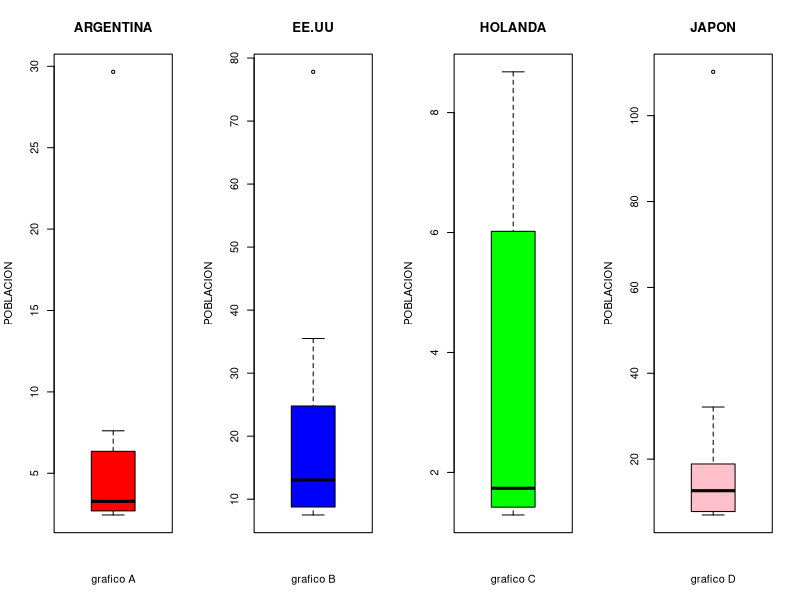
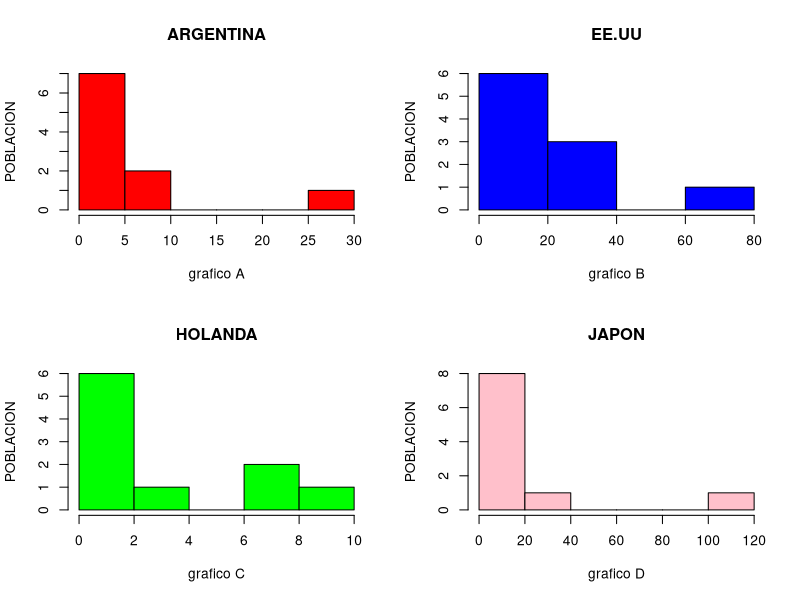
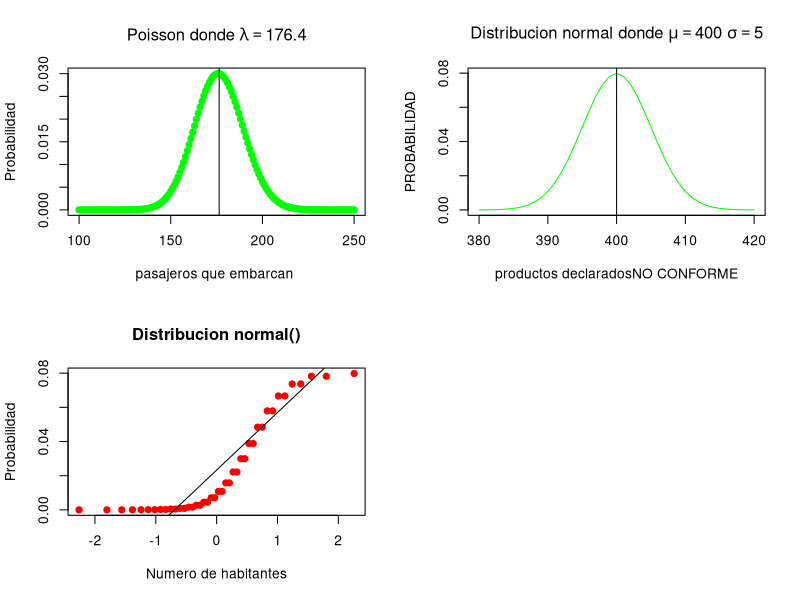

R code for these plots, in order:
## ---- chunk 1



argentina<-c(29.66,7.61,6.35,4.10,3.80,2.75,2.70,2.69,2.51,2.44)
EEUU<-c(77.81,35.50,24.79,20.02,16.70,9.39,9.38,8.76,7.63,7.50)
Holanda<-c(8.68,7.31,6.02,2.64,1.75,1.72,1.51,1.42,1.31,1.29)
Japon<-c(110.21,32.14,18.88,16.38,13.37,11.92,10.71,7.80,7.70,7.00)



par(mfrow = c(1,4))

boxplot(argentina, main = 'ARGENTINA', col='red', ylab='POBLACION', xlab='grafico A')
boxplot(EEUU,main = 'EE.UU',col='blue',ylab='POBLACION',xlab='grafico B')
boxplot(Holanda ,main = 'HOLANDA',col='green',ylab='POBLACION',ylab='POBLACION',xlab='grafico C')
boxplot(Japon,main = 'JAPON',col='pink',ylab='POBLACION',xlab='grafico D')




## ---- chunk 2

par(mfrow = c(2,2))


hist(argentina, main = 'ARGENTINA', col='red', ylab='POBLACION', xlab='grafico A')
hist(EEUU,main = 'EE.UU',col='blue',ylab='POBLACION',xlab='grafico B')
hist(Holanda ,main = 'HOLANDA',col='green',ylab='POBLACION',xlab='grafico C')
hist(Japon,main = 'JAPON',col='pink',ylab='POBLACION',xlab='grafico D')


## ---- chunk 3

p=0.02
n=180
# El valor de lambda esta dado por n*p, pero el ejercicio nos pide la 
#contraparte que seria el 98%, en conclusion se toma como lambda 176.4
lambda=n*p

#lambda 3.6 serian las personas que no se presentan a embarque
#el 98% seria el valor de las personas que se presentan a embarque = 176.4
ppois(181,176.4)
sum(dpois (0:181, 176.4))

plot(100:250,dpois(100:250,176.4),main =expression(paste("Poisson donde ",lambda==176.4)),
     xlab= "pasajeros que embarcan ",ylab = "Probabilidad",pch=19,col= "green" )
abline(v = 176.4)

## ---- chunk 4
sd=5
media=400
#p(x > 415) = 1-p(x <=415)
1-pnorm(415,media,sd)

plot(380:420, dnorm(380:420, mean=400,sd=5), type = 'l'
     ,xlab= "productos declaradosNO CONFORME", ylab="PROBABILIDAD",
     main =expression(paste("Distribucion normal donde ",mu==400," ",sigma==5)),
     pch=19,col= "green" )
  abline(v = 400)
  

  x<-c(380:420,50)
  y<-dnorm(x,400,5)

qqnorm(y,main ="Distribucion normal()",xlab="Numero de habitantes", ylab="Probabilidad", col="red", pch=19)
qqline(y)

# plot(x,y,main ="Distribucion normal()",xlab="Numero de habitantes", ylab="Probabilidad", col="red", pch=19)

#plot(x,y,main ="Distribucion normal()",xlab="Numero de habitantes", ylab="Probabilidad", col="red", pch=19)
